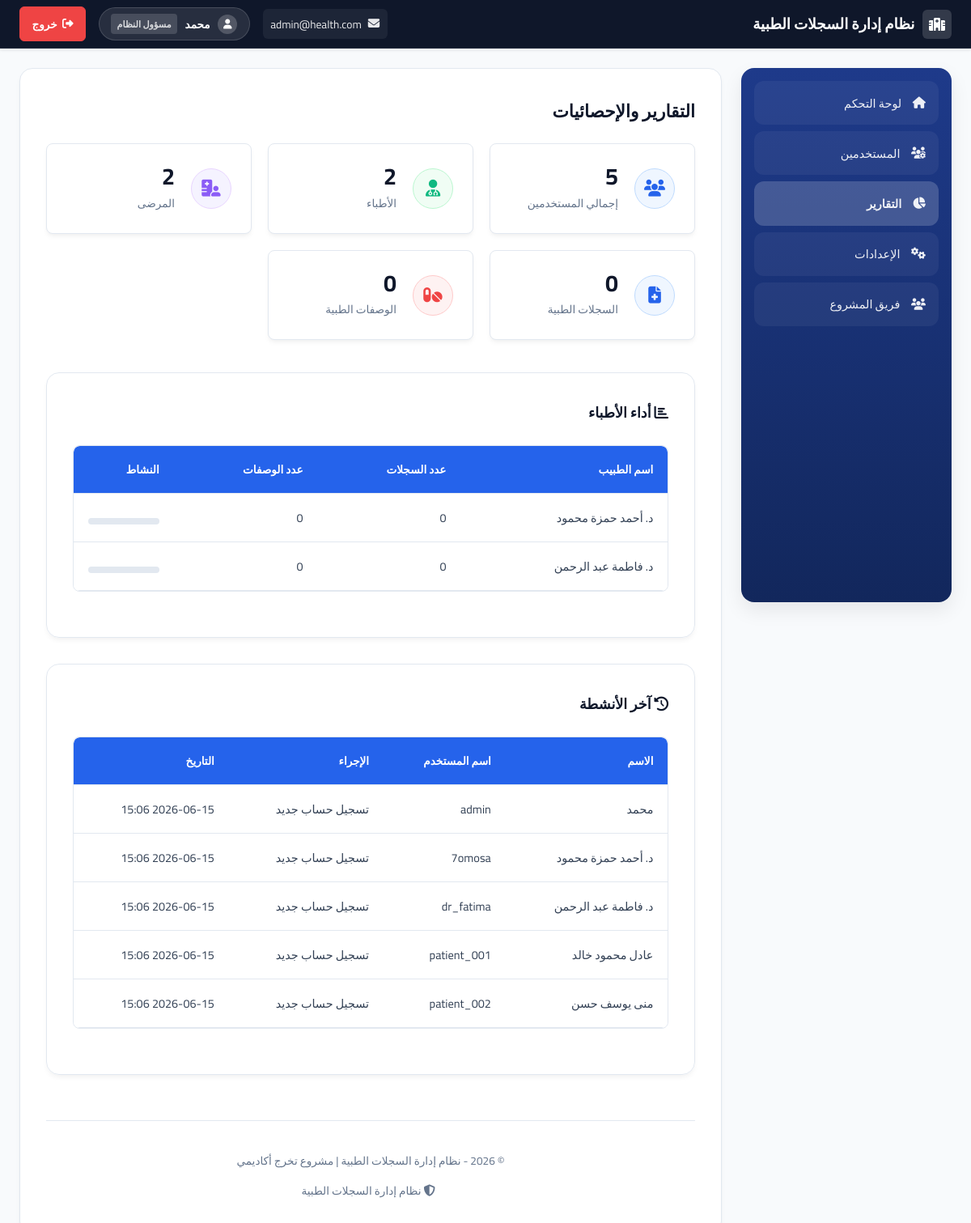
/reports.php (signed in), run on the app's committed database.
### tables this page shows
CREATE TABLE IF NOT EXISTS users (
    id INT AUTO_INCREMENT PRIMARY KEY,
    fullname VARCHAR(255) NOT NULL,
    username VARCHAR(100) NOT NULL UNIQUE,
    email VARCHAR(255) NOT NULL UNIQUE,
    password VARCHAR(255) NOT NULL,
    role ENUM('admin', 'doc', 'patient') NOT NULL DEFAULT 'patient',
    phone VARCHAR(20) NULL,
    created_at TIMESTAMP DEFAULT CURRENT_TIMESTAMP,
    updated_at TIMESTAMP DEFAULT CURRENT_TIMESTAMP ON UPDATE CURRENT_TIMESTAMP,
    INDEX idx_username (username),
    INDEX idx_email (email),
    INDEX idx_role (role)
);

### app/helpers.php (called while the page is built, shortened)
<?php
function e(mixed $value): string
{
    return htmlspecialchars((string)$value, ENT_QUOTES | ENT_SUBSTITUTE, 'UTF-8');
}

### app/User.php (called while the page is built, shortened)
<?php
require_once __DIR__ . '/helpers.php';
class User
{
    private PDO $pdo;
    public function __construct(PDO $pdo)
    {
        $this->pdo = $pdo;
    }
    public static function isLoggedIn(): bool
    {
        return isset($_SESSION['user_id']);
    }
    public static function getUserId(): ?int
    {
        return $_SESSION['user_id'] ?? null;
    }
    public function getCurrentUser(): ?array
    {
        $sql = "SELECT id, fullname, username, email, role, phone FROM users WHERE id = :id";
        $stmt = $this->pdo->prepare($sql);
        $stmt->execute(['id' => self::getUserId()]);
        return $stmt->fetch();
    }
}

### reports.php (the view, shortened to what this page needs)
<?php
require_once __DIR__ . '/app/db.php';
require_once __DIR__ . '/app/helpers.php';
require_once __DIR__ . '/app/User.php';
$stats_query = $pdo->query("
    SELECT
        (SELECT COUNT(*) FROM users) as total_users,
        (SELECT COUNT(*) FROM users WHERE role='doc') as total_docs,
        (SELECT COUNT(*) FROM users WHERE role='patient') as total_patients,
        (SELECT COUNT(*) FROM medical_records) as total_records,
        (SELECT COUNT(*) FROM prescriptions) as total_prescriptions
");
$stats = $stats_query->fetch();
$activities_query = $pdo->query("
    SELECT id, fullname, username, created_at, 'تسجيل حساب جديد' as action
    FROM users
    ORDER BY created_at DESC
    LIMIT 10
");
$activities = $activities_query->fetchAll();
$records_by_doc = $pdo->query("
    SELECT u.fullname, COUNT(mr.id) as records_count
    FROM users u
    LEFT JOIN medical_records mr ON u.id = mr.doctor_id
    WHERE u.role = 'doc'
    GROUP BY u.id, u.fullname
    ORDER BY records_count DESC
");
$docs_stats = $records_by_doc->fetchAll();
$prescriptions_by_doc = $pdo->query("
    SELECT u.fullname, COUNT(p.id) as prescriptions_count
    FROM users u
    LEFT JOIN prescriptions p ON u.id = p.doctor_id
    WHERE u.role = 'doc'
    GROUP BY u.id, u.fullname
    ORDER BY prescriptions_count DESC
");
$prescriptions_stats = $prescriptions_by_doc->fetchAll();
?>
<!DOCTYPE html>
<html lang="ar" dir="rtl">
<head>
    <link rel="stylesheet" href="https://cdnjs.cloudflare.com/ajax/libs/font-awesome/6.5.0/css/all.min.css"
 />
    <link rel="stylesheet" href="assets/css/dashboard.css">
</head>
<body>
    <?php include __DIR__ . '/includes/navbar.php'; ?>
    <main class="main-container">
        <?php include __DIR__ . '/includes/sidebar.php'; ?>
        <section class="content">
            <h2>التقارير والإحصائيات</h2>
            <div class="stats-grid">
                <div class="stat-card">
                    <div class="stat-icon blue"><i class="fas fa-users"></i></div>
                    <div class="stat-info">
                        <div class="stat-num"><?= (int)$stats['total_users'] ?></div>
                        <div class="stat-label">إجمالي المستخدمين</div>
                    </div>
                </div>
                <div class="stat-card">
                    <div class="stat-icon green"><i class="fas fa-user-md"></i></div>
                    <div class="stat-info">
                        <div class="stat-num"><?= (int)$stats['total_docs'] ?></div>
                        <div class="stat-label">الأطباء</div>
                    </div>
                </div>
                <div class="stat-card">
                    <div class="stat-icon purple"><i class="fas fa-hospital-user"></i></div>
                    <div class="stat-info">
                        <div class="stat-num"><?= (int)$stats['total_patients'] ?></div>
                        <div class="stat-label">المرضى</div>
                    </div>
                </div>
                <div class="stat-card">
                    <div class="stat-icon blue"><i class="fas fa-file-medical"></i></div>
                    <div class="stat-info">
                        <div class="stat-num"><?= (int)$stats['total_records'] ?></div>
                        <div class="stat-label">السجلات الطبية</div>
                    </div>
                </div>
                <div class="stat-card">
                    <div class="stat-icon red"><i class="fas fa-pills"></i></div>
                    <div class="stat-info">
                        <div class="stat-num"><?= (int)$stats['total_prescriptions'] ?></div>
                        <div class="stat-label">الوصفات الطبية</div>
                    </div>
                </div>
            </div>
            <div class="container">
                <h3><i class="fas fa-chart-bar"></i> أداء الأطباء</h3>
                <div class="table-responsive">
                    <table class="table">
                        <thead>
                            <tr>
                                <th>اسم الطبيب</th>
                                <th>عدد السجلات</th>
                                <th>عدد الوصفات</th>
                                <th>النشاط</th>
                            </tr>
                        </thead>
                        <tbody>
                            <?php
                            foreach ($docs_stats as $doc):
                            ?>
                            <tr>
                                <td><?= e($doc['fullname']) ?></td>
                                <td><?= (int)$doc['records_count'] ?></td>
                                <td>
                                    <?php
                                        $prescription_count = 0;
                                        foreach ($prescriptions_stats as $ps) {
                                            if ($ps['fullname'] === $doc['fullname']) {
                                                $prescription_count = (int)$ps['prescriptions_count'];
                                                break;
                                            }
                                        }
                                        echo $prescription_count;
                                        ?>
                                </td>
                                <td>
                                    <div class="progress-bar">
                                    </div>
                                </td>
                            </tr>
                            <?php endforeach; ?>
                        </tbody>
                    </table>
                </div>
            </div>
            <div class="container">
                <h3><i class="fas fa-history"></i> آخر الأنشطة</h3>
                <div class="table-responsive">
                    <table class="table">
                        <thead>
                            <tr>
                                <th>الاسم</th>
                                <th>اسم المستخدم</th>
                                <th>الإجراء</th>
                                <th>التاريخ</th>
                            </tr>
                        </thead>
                        <tbody>
                            <?php foreach ($activities as $activity): ?>
                            <tr>
                                <td><?= e($activity['fullname']) ?></td>
                                <td><?= e($activity['username']) ?></td>
                                <td><?= e($activity['action']) ?></td>
                                <td><?= date('Y-m-d H:i', strtotime($activity['created_at'])) ?></td>
                            </tr>
                            <?php endforeach; ?>
                        </tbody>
                    </table>
                </div>
            </div>
            <?php include __DIR__ . '/includes/footer.php'; ?>
        </section>
    </main>
</body>
</html>

### includes/navbar.php (shortened to what this page needs)
<?php
if (!isset($currentUser)) {
    $userObj = new User($pdo);
    $currentUser = $userObj->getCurrentUser();
}
$fullname = $currentUser['fullname'] ?? '';
$email = $currentUser['email'] ?? '';
if (!isset($display_role)) {
    $current_role = $currentUser['role'] ?? 'patient';
    $_nav_role_names = ['admin' => 'مسؤول النظام', 'doc' => 'طبيب معالج', 'patient' => 'مريض مسجل'];
    $display_role = $_nav_role_names[$current_role] ?? 'مستخدم';
    $role_class_attr = 'role-' . $current_role;
} else {
    $role_class_attr = 'role-patient';
}
?>
<nav class="navbar">
    <a href="dashboard.php" class="navbar-brand">
        <div class="icon-wrap">
            <i class="fas fa-hospital"></i>
        </div>
        <span><?= e(APP_NAME) ?></span>
    </a>
    <div class="navbar-end">
        <div class="contact-links">
            <?php if (!empty($email)): ?>
                <a href="mailto:<?= e($email) ?>" title="البريد الإلكتروني" class="contact-item"><i class="fas fa-envelope"></i> <?= e($email) ?></a>
            <?php endif; ?>
        </div>
        <div class="user-pill">
            <div class="avatar"><i class="fas fa-user"></i></div>
            <div class="name"><?= e($fullname) ?></div>
            <div class="role-badge <?= e($role_class_attr) ?>"><?= e($display_role ?? '') ?></div>
        </div>
        <a href="logout.php" class="btn-logout"><i class="fas fa-sign-out-alt"></i> <span>خروج</span></a>
    </div>
</nav>

### includes/sidebar.php (shortened to what this page needs)
<?php
$role = $currentUser['role'] ?? User::getRole();
$currentPage = basename($_SERVER['SCRIPT_NAME']);
$sidebarItems = [];
if ($role === 'doc') {
    $sidebarItems = [
        ['href' => 'dashboard.php', 'icon' => 'fa-home', 'label' => 'لوحة التحكم'],
        ['href' => 'medical-records.php', 'icon' => 'fa-folder', 'label' => 'السجلات الطبية'],
        ['href' => 'prescriptions.php', 'icon' => 'fa-prescription-bottle', 'label' => 'الوصفات'],
        ['href' => 'patients.php', 'icon' => 'fa-users', 'label' => 'المرضى'],
        ['href' => 'news.php', 'icon' => 'fa-users', 'label' => 'فريق المشروع'],
    ];
} else {
    $sidebarItems = [
        ['href' => 'dashboard.php', 'icon' => 'fa-home', 'label' => 'لوحة التحكم'],
        ['href' => 'users.php', 'icon' => 'fa-users-cog', 'label' => 'المستخدمين'],
        ['href' => 'reports.php', 'icon' => 'fa-chart-pie', 'label' => 'التقارير'],
        ['href' => 'settings.php', 'icon' => 'fa-cogs', 'label' => 'الإعدادات'],
        ['href' => 'news.php', 'icon' => 'fa-users', 'label' => 'فريق المشروع'],
    ];
}
?>
<div class="sidebar">
    <?php foreach ($sidebarItems as $item): ?>
        <?php $activeClass = $item['href'] === $currentPage ? ' active' : ''; ?>
        <a href="<?= e($item['href']) ?>" class="sidebar-link<?= $activeClass ?>">
            <i class="fas <?= e($item['icon']) ?>"></i> <?= e($item['label']) ?>
        </a>
    <?php endforeach; ?>
</div>

### includes/footer.php (shortened to what this page needs)
<footer class="page-footer">
    <p>© <?= date('Y') ?> - <?= e(APP_NAME) ?> | مشروع تخرج أكاديمي</p>
    <p><i class="fas fa-shield-alt"></i> نظام إدارة السجلات الطبية</p>
</footer>

### data on the page
users: email "admin@health.com", fullname "محمد", role "مسؤول النظام", username "admin", action "تسجيل حساب جديد", created_at "2026-06-15 15:06"
users: fullname "د. أحمد حمزة محمود", username "7omosa", action "تسجيل حساب جديد", created_at "2026-06-15 15:06"
users: fullname "د. فاطمة عبد الرحمن", username "dr_fatima", action "تسجيل حساب جديد", created_at "2026-06-15 15:06"
users: fullname "عادل محمود خالد", username "patient_001", action "تسجيل حساب جديد", created_at "2026-06-15 15:06"
users: fullname "منى يوسف حسن", username "patient_002", action "تسجيل حساب جديد", created_at "2026-06-15 15:06"

### other printed values
APP_NAME "نظام إدارة السجلات الطبية"
$item['label'] "لوحة التحكم"
$item['label'] "المستخدمين"
$item['label'] "التقارير"
$item['label'] "الإعدادات"
$item['label'] "فريق المشروع"
$stats['total_users'] "5"
$stats['total_docs'] "2"
$stats['total_patients'] "2"
$stats['total_records'] "0"
$stats['total_prescriptions'] "0"
$doc['fullname'] "د. أحمد حمزة محمود"
$doc['records_count'] "0"
$prescription_count "0"
$doc['fullname'] "د. فاطمة عبد الرحمن"
